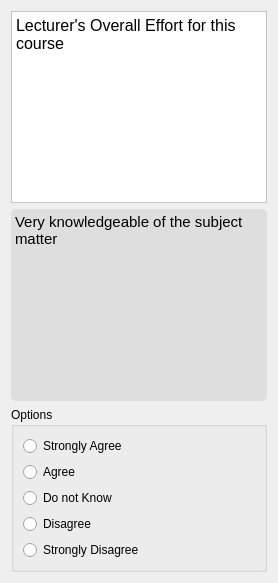
               <widget class="QWidget" name="page_58">
                <layout class="QVBoxLayout" name="verticalLayout_166">
                 <item>
                  <widget class="QTextBrowser" name="textBrowser_123">
                   <property name="styleSheet">
                    <string notr="true">background-color: rgb(255, 255, 255);</string>
                   </property>
                   <property name="html">
                    <string>&lt;!DOCTYPE HTML PUBLIC &quot;-//W3C//DTD HTML 4.0//EN&quot; &quot;http://www.w3.org/TR/REC-html40/strict.dtd&quot;&gt;
&lt;html&gt;&lt;head&gt;&lt;meta name=&quot;qrichtext&quot; content=&quot;1&quot; /&gt;&lt;style type=&quot;text/css&quot;&gt;
p, li { white-space: pre-wrap; }
&lt;/style&gt;&lt;/head&gt;&lt;body style=&quot; font-family:'Comic Sans MS'; font-size:10pt; font-weight:400; font-style:normal;&quot;&gt;
&lt;p style=&quot; margin-top:0px; margin-bottom:0px; margin-left:0px; margin-right:0px; -qt-block-indent:0; text-indent:0px;&quot;&gt;&lt;span style=&quot; font-family:'consolas'; font-size:12pt;&quot;&gt;Lecturer's Overall Effort for this course&lt;/span&gt;&lt;/p&gt;&lt;/body&gt;&lt;/html&gt;</string>
                   </property>
                  </widget>
                 </item>
                 <item>
                  <widget class="QTextBrowser" name="textBrowser_124">
                   <property name="styleSheet">
                    <string notr="true">background-color: rgb(222, 222, 222);
border-radius: 5px;</string>
                   </property>
                   <property name="html">
                    <string>&lt;!DOCTYPE HTML PUBLIC &quot;-//W3C//DTD HTML 4.0//EN&quot; &quot;http://www.w3.org/TR/REC-html40/strict.dtd&quot;&gt;
&lt;html&gt;&lt;head&gt;&lt;meta name=&quot;qrichtext&quot; content=&quot;1&quot; /&gt;&lt;style type=&quot;text/css&quot;&gt;
p, li { white-space: pre-wrap; }
&lt;/style&gt;&lt;/head&gt;&lt;body style=&quot; font-family:'Comic Sans MS'; font-size:10pt; font-weight:400; font-style:normal;&quot;&gt;
&lt;p style=&quot; margin-top:0px; margin-bottom:0px; margin-left:0px; margin-right:0px; -qt-block-indent:0; text-indent:0px;&quot;&gt;&lt;span style=&quot; font-family:'consolas'; font-size:11pt;&quot;&gt;Very knowledgeable of the subject matter&lt;/span&gt;&lt;/p&gt;&lt;/body&gt;&lt;/html&gt;</string>
                   </property>
                  </widget>
                 </item>
                 <item>
                  <widget class="QGroupBox" name="groupBox_46">
                   <property name="styleSheet">
                    <string notr="true">QRadionButton:{
	font: 10pt &quot;Comic Sans MS&quot;;
}</string>
                   </property>
                   <property name="title">
                    <string>Options</string>
                   </property>
                   <property name="flat">
                    <bool>false</bool>
                   </property>
                   <layout class="QVBoxLayout" name="verticalLayout_167">
                    <item>
                     <layout class="QVBoxLayout" name="verticalLayout_168">
                      <item>
                       <widget class="QRadioButton" name="radioButton_20_6">
                        <property name="styleSheet">
                         <string notr="true"/>
                        </property>
                        <property name="text">
                         <string>Strongly Agree</string>
                        </property>
                       </widget>
                      </item>
                      <item>
                       <widget class="QRadioButton" name="radioButton_20_7">
                        <property name="text">
                         <string>Agree</string>
                        </property>
                       </widget>
                      </item>
                      <item>
                       <widget class="QRadioButton" name="radioButton_20_8">
                        <property name="text">
                         <string>Do not Know</string>
                        </property>
                       </widget>
                      </item>
                      <item>
                       <widget class="QRadioButton" name="radioButton_20_9">
                        <property name="text">
                         <string>Disagree</string>
                        </property>
                       </widget>
                      </item>
                      <item>
                       <widget class="QRadioButton" name="radioButton_20_10">
                        <property name="text">
                         <string>Strongly Disagree</string>
                        </property>
                       </widget>
                      </item>
                     </layout>
                    </item>
                   </layout>
                  </widget>
                 </item>
                </layout>
               </widget>
